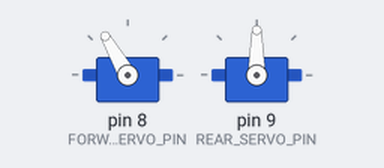
This sketch was run on a simulated Arduino Uno, built with avr-gcc and run on an emulated ATmega328P. Shown: 2 × servo.

Above: at 1.05 s.
Timing chart, 0 to 4.0 s (numbered marks = the images above):
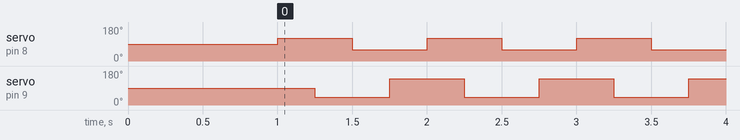

Measured:
- by itself, servo on pin 8 (FORWARD_SERVO_PIN): alternates 120° for 0.50 s and 60° for 0.50 s
- by itself, servo on pin 9 (REAR_SERVO_PIN): alternates 140° for 0.50 s and 40° for 0.50 s

The sketch:

minimum.ino
```cpp
/*
    Abercrombie
    Four-legged didactic and minimalistic robot / Robot cuadrúpedo didáctico y minimalista
    www.codemonsters.es
*/

#include <Servo.h>

#define FORWARD_SERVO_PIN 8 // pin used to control forward servo
#define REAR_SERVO_PIN 9  // pin used to control rear servo
#define DELAY_BETWEEN_SERVO_MOVEMENTS 250 // miliseconds to wait between servo movements

Servo forwardServo, rearServo;

void setup()
{
  // initialize the servos
  forwardServo.attach(FORWARD_SERVO_PIN);
  rearServo.attach(REAR_SERVO_PIN);

  // move both servos to the center position
  forwardServo.write(90);
  rearServo.write(90);

  delay(1000);  // wait before start moving
}


void loop()
{
    // walk forward
    forwardServo.write(120);
    delay(DELAY_BETWEEN_SERVO_MOVEMENTS);
    rearServo.write(40);
    delay(DELAY_BETWEEN_SERVO_MOVEMENTS);
    forwardServo.write(60);
    delay(DELAY_BETWEEN_SERVO_MOVEMENTS);
    rearServo.write(140);
    delay(DELAY_BETWEEN_SERVO_MOVEMENTS);
}
```
